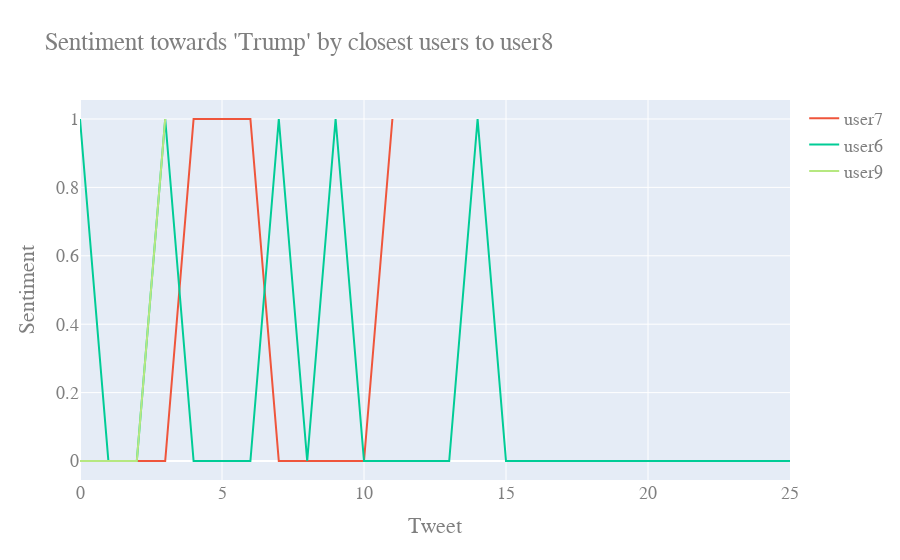

Notebook cell for this chart:
### Code cell
#plot a chart showing the closest users sentiment towards the topic over each tweet

import plotly.graph_objects as go

fig = go.Figure()

fig.update_layout(
    title="Sentiment towards " + topic + " by closest users to " + userDF.loc[userDF['id'] == user, 'user'].iloc[0],
    xaxis_title="Tweet",
    yaxis_title="Sentiment",
    font=dict(
        family="Courier New, monospace",
        size=18,
        color="#7f7f7f"
    )
)

for i in range(0, len(results)):
    fig.add_trace(go.Scatter(x=[x for x in range(0, len(df[(df['id'] == userDF['id'][results[i][0]]) & (df['topics'].apply(lambda x: topic in x))]))], y=df[(df['id'] == userDF['id'][results[i][0]]) & (df['topics'].apply(lambda x: topic in x))]['sentiment'], mode='lines', name=userDF['user'][results[i][0]]))
    
fig.show()

### Figure 1 — Plotly figure (JSON) as saved in the notebook; plotly's stock layout.template omitted (floating-point values rounded to 4 significant figures)
{"data": [{"mode": "lines", "name": "user4", "type": "scatter", "x": [], "y": []}, {"mode": "lines", "name": "user7", "type": "scatter", "x": [0, 1, 2, 3, 4, 5, 6, 7, 8, 9, 10, 11], "y": [0, 0, 0, 0, 1, 1, 1, 0, 0, 0, 0, 1]}, {"mode": "lines", "name": "user6", "type": "scatter", "x": [0, 1, 2, 3, 4, 5, 6, 7, 8, 9, 10, 11, 12, 13, 14, 15, 16, 17, 18, 19, 20, 21, 22, 23, 24, 25], "y": [1, 0, 0, 1, 0, 0, 0, 1, 0, 1, 0, 0, 0, 0, 1, 0, 0, 0, 0, 0, 0, 0, 0, 0, 0, 0]}, {"mode": "lines", "name": "user5", "type": "scatter", "x": [], "y": []}, {"mode": "lines", "name": "user3", "type": "scatter", "x": [], "y": []}, {"mode": "lines", "name": "user12", "type": "scatter", "x": [], "y": []}, {"mode": "lines", "name": "user13", "type": "scatter", "x": [], "y": []}, {"mode": "lines", "name": "user9", "type": "scatter", "x": [0, 1, 2, 3], "y": [0, 0, 0, 1]}, {"mode": "lines", "name": "user0", "type": "scatter", "x": [], "y": []}], "layout": {"font": {"color": "#7f7f7f", "family": "Courier New, monospace", "size": 18}, "title": {"text": "Sentiment towards 'Trump' by closest users to user8"}, "xaxis": {"title": {"text": "Tweet"}}, "yaxis": {"title": {"text": "Sentiment"}}}}
